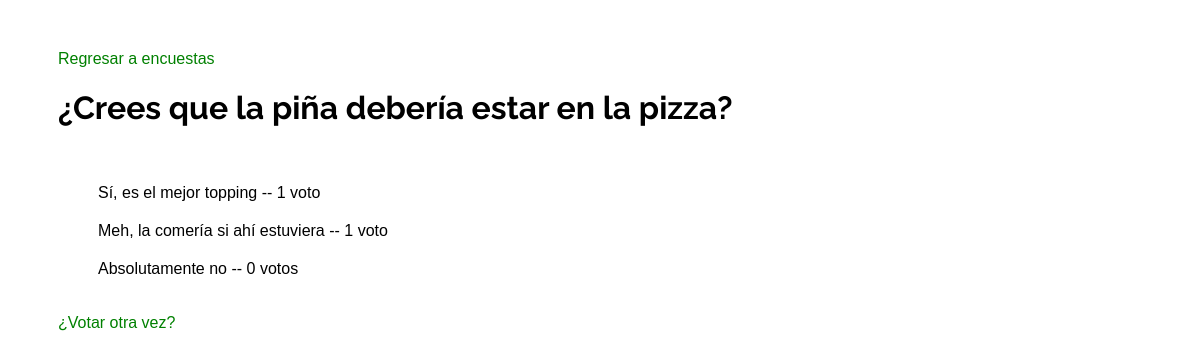
The app's page /polls/2/results/ with its own data.
### polls/models.py (models this page shows, shortened)
class Question(models.Model):
    question_text = models.CharField(max_length=200)
    pub_date = models.DateTimeField('date published')

class Choice(models.Model):
    question = models.ForeignKey(Question, on_delete=models.CASCADE)
    choice_text = models.CharField(max_length=200)
    votes = models.IntegerField(default=0)

### polls/views.py (the view)
# urls.py: path('<int:pk>/results/', views.ResultsView.as_view(), name='results'),
class ResultsView(generic.DetailView):
    model = Question
    template_name = 'polls/results.html'

### polls/templates/polls/results.html
{% extends "polls/base.html" %}
{% block content %}
    <a href="{% url 'polls:index' %}">Regresar a encuestas</a>
    <h1>{{ question.question_text }}</h1>
    <ul>
    {% for choice in question.choice_set.all %}
        <li>{{ choice.choice_text|ljust:"50" }} -- {{ choice.votes }} voto{{ choice.votes|pluralize }}</li>
    {% endfor %}
    </ul>
    <a href="{% url 'polls:detail' question.id %}">¿Votar otra vez?</a>
{% endblock content %}

### polls/static/polls/style.css (style rules this page uses)
body { color: black; background: white; font-family: 'Raleway', sans-serif; }
h1 { display: block; }
ul { list-style-type: none; }
li { margin: 20px 0px; }
li, a { text-decoration: none; font-family: sans-serif; }
a { color: green; }

### records on screen
Question: question_text "¿Crees que la piña debería estar en la pizza?"
Choice: choice_text "Sí, es el mejor topping", votes "1"
Choice: choice_text "Meh, la comería si ahí estuviera", votes "1"
Choice: choice_text "Absolutamente no", votes "0"
